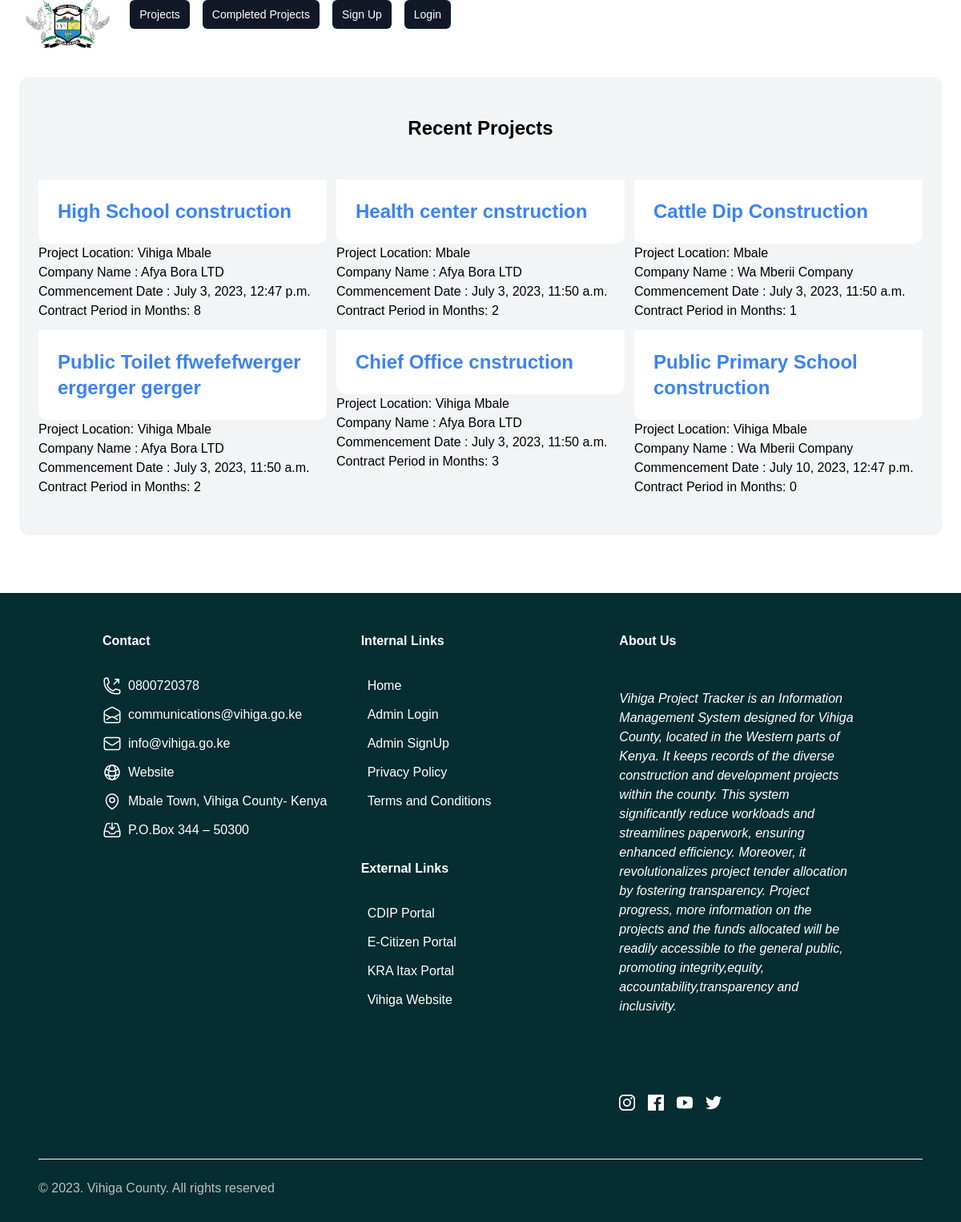
Before: / with the older database file.
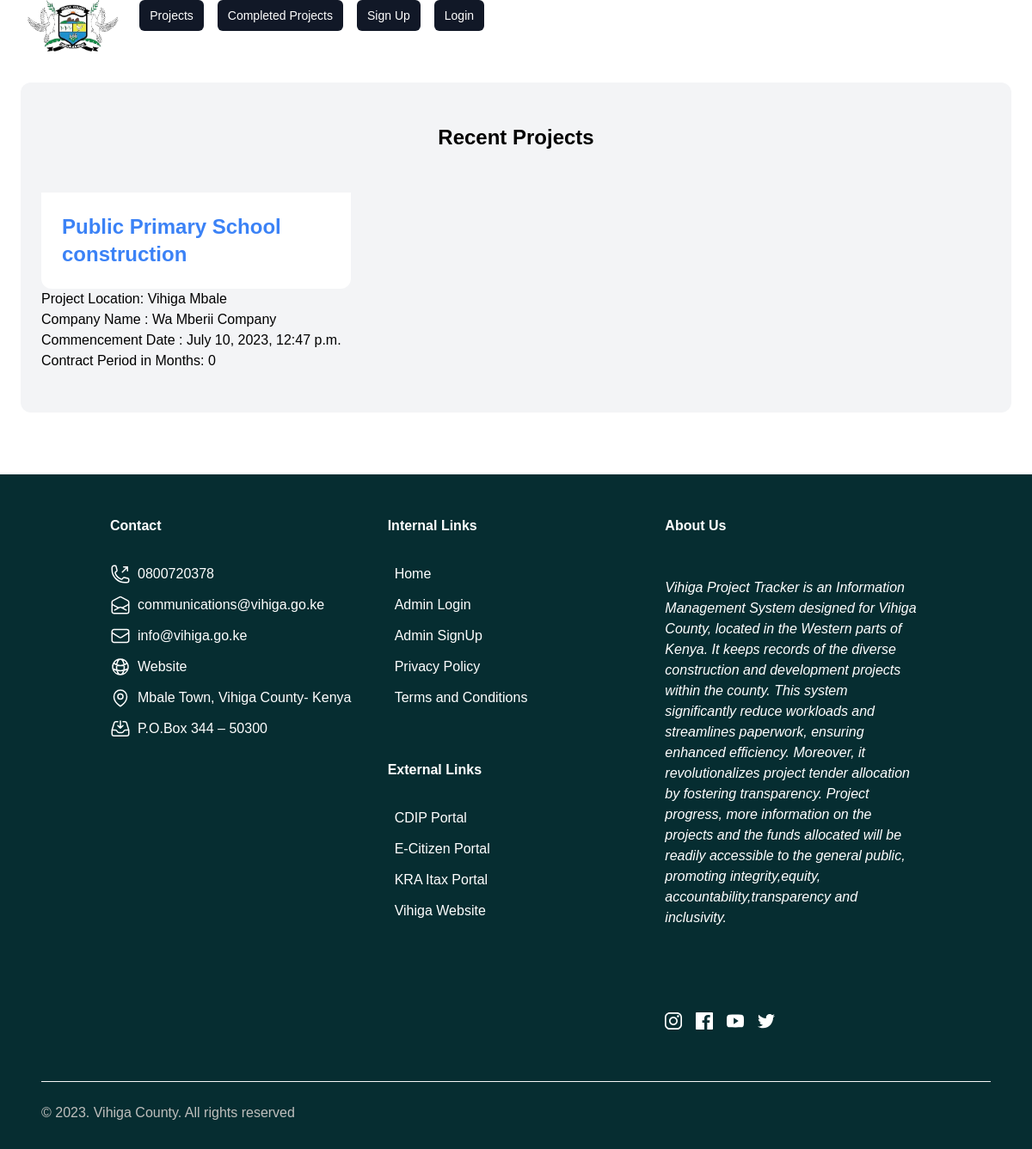
After: the same page with the newer database file.
### tracker/models.py (models this page shows, shortened)
class Project(models.Model):
    STARTED = 'Started'
    COMPLETED = 'Completed'
    WORK_STATUS=[
        (STARTED,"started"),
        (COMPLETED,"completed"),
    ]
    FULLY_PAID = 'Fully Paid'
    PARTIALLY_PAID = 'Partially Paid'
    PENDING = 'Pending'
    PAYMENT_STATUS = [
        (FULLY_PAID,"Fully Paid"),
        (PARTIALLY_PAID,"Partially Paid"),
        (PENDING,"Pending"),
                ]
    project_name = models.CharField(max_length=100,unique=True)
    project_location = models.CharField(max_length=100)
    sqm_rate_or_lm = models.CharField(max_length=50)
    commencement_date = models.DateTimeField()
    company_name = models.ForeignKey(Contractor,on_delete=models.CASCADE,related_name='contracting_company')
    procurrement_department = models.ForeignKey(Procurement_Department, on_delete=models.CASCADE,related_name='procurement')
    site_location = models.CharField(max_length=80)
    floor_area = models.CharField(max_length=20)
    contract_sum = models.CharField(max_length=20)
    payments_made = models.CharField(max_length=20)
    payment_status = models.CharField(max_length=20,choices=PAYMENT_STATUS, default=PENDING)
    work_status = models.CharField(max_length=20,choices=WORK_STATUS,default=STARTED)
    updated_on = models.DateTimeField(auto_now_add=True)
    start_date = models.DateField()
    end_date = models.DateField()
    contract_period_months = models.PositiveIntegerField()
    class Meta:
        ordering = ['-updated_on']

class Contractor(models.Model):
    company_name = models.CharField(max_length=100,unique=True)
    company_email  = models.EmailField(unique=True)
    chief_contractor = models.CharField(max_length=100,unique=True)
    chief_contractor_phone_no = models.CharField(max_length=12,unique=True)
    contracting_team_member_1 = models.CharField(max_length=100,unique=True)
    contracting_team_member_2 = models.CharField(max_length=100,unique=True,)
    contracting_team_member_3 = models.CharField(max_length=100,blank=True,null=True)
    contracting_team_member_4 = models.CharField(max_length=100,blank=True,null=True)
    contracting_team_member_5 = models.CharField(max_length=100,blank=True,null=True)
    contracting_team_member_6 = models.CharField(max_length=100,blank=True,null=True)
    contracting_team_member_7 = models.CharField(max_length=100,blank=True,null=True)
    contracting_team_member_8 = models.CharField(max_length=100,blank=True,null=True)
    contracting_team_member_9 = models.CharField(max_length=100,blank=True,null=True)
    contracting_team_member_10 = models.CharField(max_length=100,blank=True,null=True)
    def __str__(self):
        return self.company_name

### tracker/views.py (the view)
# urls.py: path("",views.home,name="home"),
def home(request):
    projects = Project.objects.all()
    contractor = Contractor.objects.all()
    return render(request, 'tracker/index.html',{
                  'contractor':contractor,
                  'projects':projects,})

### tracker/templates/tracker/index.html (shortened to what this page needs)
{% extends 'tracker/base.html'%}
{% block content %}
<div class = "mt-6 px-6 py-12 bg-gray-100 rounded-xl">
    <h2 class="mb-12 text-2xl text-center font-bold">Recent Projects</h2>
    <div class="grid grid-cols-3 gap-3">
        {% for project in projects %}
        <div>
            <a href=" {% url 'detail' project.id%}">
                <div class="p-6 bg-white rounded-b-xl">
                    <p class="text-2xl text-blue-500 font-bold">{{ project.project_name}} </p>
                </div>
            </a>
            <div>
                <p class="text-1xl  ">Project Location: {{ project.project_location}} </p>
                <p class="text-1xl">Company Name : {{ project.company_name}} </p>
                <p class="text-1xl">Commencement Date : {{ project.commencement_date}} </p>
                <p class="text-1xl">Contract Period in Months: {{ project.contract_period_months}} </p>
            </div>
        </div>
        {% endfor %}
    </div>
</div>
   {% endblock content %}

### tracker/templates/tracker/base.html (shortened to what this page needs)
<!DOCTYPE html>
{% load static %}
<html lang="en">
<head>
    <script src="https://cdn.tailwindcss.com"></script>
</head>
    <nav class="bg-white dark:bg-gray-900 fixed  w-full z-15 top-0 left-0 ">
      <div class="mx-auto max-w-7xl px-2 sm:px-6 lg:px-8">
        <div class="relative flex h-15 items-center justify-between">
          <div class="flex flex-1 items-center justify-center sm:items-stretch sm:justify-start">
            <div class="flex flex-shrink-0 items-center">
              <a href="/" class="flex items-center">
                <img class="hidden h-15 w-auto lg:block" src="{% static 'images/favicon.png' %}" alt="Vihiga County Logo">
            </a>
            </div>
            <div class="hidden sm:ml-6 sm:block">
              <div class="flex space-x-4">
                <a href="{% url 'home' %}"class="bg-gray-900 text-white  hover:bg-green-700 hover:text-white rounded-md px-3 py-2 text-sm " >Projects</a>
                <a href="{% url 'completed' %}" class=" bg-gray-900 text-white hover:bg-green-700 hover:text-white rounded-md px-3 py-2 text-sm font-medium"> Completed Projects</a>
                <a href="{% url 'create_account' %}"class=" bg-gray-900 text-white hover:bg-green-700 hover:text-white rounded-md px-3 py-2 text-sm font-medium">Sign Up</a>
                <a href="{% url 'login' %}" class=" bg-gray-900 text-white hover:bg-green-700 hover:text-white rounded-md px-3 py-2 text-sm font-medium">Login</a>
              </div>
            </div>
          </div>
        </div>
      </div>
    </nav>
<script src="https://cdn.tailwindcss.com"></script>
<body>
    <br><br>
    <div class="px-6 py-6">
        {% block content %}
        {% endblock content %}
    </div>
</body>
<br><br>
<footer id="shopify-section-site-footer" class="shopify-section">
  <div class="bg-pine">
    <div class="mx-auto px-6 md:px-12 max-w-[87rem]">
      <div class="footer-primary-menu pt-4 pb-6 md:pt-12 md:pb-[60px] lg:px-20 xl:px-[100px] text-white">
        <ul class="list-none p-0 md:grid md:grid-cols-3 lg:grid-cols-3 md:gap-x-6 xl:gap-x-8">
          <li class="footer-menu-list--contact">
            <span class="large-text font-bold">
              Contact
            </span><br><br>
            <ul class="grid gap-y-3 list-none pt-3 pl-0 medium-text md:pt-2">
              <li class="m-0">
                <p class="flex items-center">
                  <span class="pl-2">0800720378</span>
                </p>
              </li>
              <li class="m-0">
                <p class="flex items-center">
                  <span class="pl-2"> communications@vihiga.go.ke </span>
                </p>
              </li>
              <li class="m-0">
                <p class="flex items-center">
                  <span class="pl-2"> info@vihiga.go.ke</span>
                </p>
              </li>
              <li class="m-0">
                <a href="https://vihiga.go.ke" class="flex items-center">
                  <span class="pl-2">Website</span>
                </a>
              </li>
              <li class="m-0">
                <p class="flex items-center">
                  <span class="pl-2"> Mbale Town, Vihiga County- Kenya</span>
                </p>
              </li>
              <li class="m-0">
                <p  class="flex items-center">
                  <span class="pl-2"> P.O.Box 344 – 50300</span>
                </p>
              </li><br>
            </ul>
          </li>
          <li class="footer-menu-list--links">
            <span class="large-text font-bold">
              Internal Links
            </span><br><br>
            <ul class="grid gap-y-3 list-none pt-3 pl-0 medium-text md:pt-2">
              <li class="m-0">
                <a href="{% url 'home' %}" class="flex items-center">
                  <span class="pl-2">Home</span>
                </a>
              </li>
              <li class="m-0">
                <a href="{% url 'login' %}" class="flex items-center">
                  <span class="pl-2">Admin Login</span>
                </a>
              </li>
              <li class="m-0">
                <a href="{% url 'create_account' %}" class="flex items-center">
                  <span class="pl-2">Admin SignUp</span>
                </a>
              </li>
              <li class="m-0">
                <a href="{% url 'privacy' %}" class="flex items-center">
                  <span class="pl-2">Privacy Policy</span>
                </a>
              </li>
              <li class="m-0">
                <a href="{% url 'terms' %}" class="flex items-center">
                  <span class="pl-2">Terms and Conditions</span>
                </a>
              </li><br><br>
            </ul>
            <span class="large-text font-bold">
              External Links
            </span><br><br>
            <ul class="grid gap-y-3 list-none pt-3 pl-0 medium-text md:pt-2">
              <li class="m-0">
                <a href="https://www.countyprojects.or.ke/" class="flex items-center">
                  <span class="pl-2">CDIP Portal</span>
                </a>
              </li>
              <li class="m-0">
                <a href="https://accounts.ecitizen.go.ke/login" class="flex items-center">
                  <span class="pl-2">E-Citizen Portal</span>
                </a>
              </li>
              <li class="m-0">
                <a href="https://itax.kra.go.ke/KRA-Portal/" class="flex items-center">
                  <span class="pl-2">KRA Itax Portal</span>
                </a>
              </li>
              <li class="m-0">
                <a href="https://vihiga.go.ke/" class="flex items-center">
                  <span class="pl-2">Vihiga Website</span>
                </a>
              </li><br><br>
            </ul>
          </li>
          <li class="footer-menu-list--about">
            <span class="large-text font-bold">
              About Us
            </span><br><br>
            <p>
              <h6>
                <i><br>Vihiga Project Tracker is an Information Management System designed for Vihiga County, located in the Western parts of
                  Kenya. It keeps records of the diverse construction and development projects within the county. This system significantly reduce workloads and streamlines paperwork, ensuring
                  enhanced efficiency. Moreover, it revolutionalizes project tender allocation by fostering transparency. Project progress, more information on the projects and
                  the funds allocated will be readily accessible to the general public, promoting integrity,equity, accountability,transparency and inclusivity.
                </i>
                </h6>
            </p>
          </li>
          <li class="footer-menu-list " >
            <li class="footer-menu-list footer-menu-list--4 footer-menu-list--long" data-js-accordion-item="">
            </li>
            <li class="footer-logo-wrapper md:flex items-center mt-0 md:gap-x-[105px] md:mt-[72px] lg:mt-[46px]">
              <div class="md:order-1 pt-9 pb-12 md:p-0">
                <ul class="flex items-center list-none -mx-1.5 md:-mx-2 my-0 p-0 justify-start">
                  <li class="mx-1.5 md:mx-2 my-0">
                    <a href="#">
                    </a>
                  </li>
                  <li class="mx-1.5 md:mx-2 my-0">
                    <a href="#">
                    </a>
                  </li>
                  <li class="mx-1.5 md:mx-2 my-0">
                    <a href="#">
                    </a>
                  </li>
                  <li class="mx-1.5 md:mx-2 my-0">
                    <a href="#">
                    </a>
                  </li>
                </ul>
              </div>
            </li>
          </li>
        </ul>
        </div>
        <div class="footer-secondary-menu grid gap-y-2 md:flex justify-between md:items-center text-gray md:border-t-[0.5px] md:border-ultra-light-gray md:pt-6 m:pb-5 pb-[30px]">
          <span class="xsmall-text">© 2023. <a href="https://vihiga.go.ke/" title="Vihiga Homepage">Vihiga County. All rights reserved </a></span>
        </div>
      </div>
    </div>
</footer>
</html>

Changed rows visible on the page:
removed Project: project_name "High School construction", project_location "Vihiga Mbale", company_name "Afya Bora LTD", commencement_date "July 3, 2023, 12:47 p.m.", contract_period_months "8"
removed Project: project_name "Health center cnstruction", project_location "Mbale", company_name "Afya Bora LTD", commencement_date "July 3, 2023, 11:50 a.m.", contract_period_months "2"
removed Project: project_name "Cattle Dip Construction", project_location "Mbale", company_name "Wa Mberii Company", commencement_date "July 3, 2023, 11:50 a.m.", contract_period_months "1"
removed Project: project_name "Public Toilet ffwefefwerger ergerger gerger", project_location "Vihiga Mbale", company_name "Afya Bora LTD", commencement_date "July 3, 2023, 11:50 a.m.", contract_period_months "2"
removed Project: project_name "Chief Office cnstruction", project_location "Vihiga Mbale", company_name "Afya Bora LTD", commencement_date "July 3, 2023, 11:50 a.m.", contract_period_months "3"
